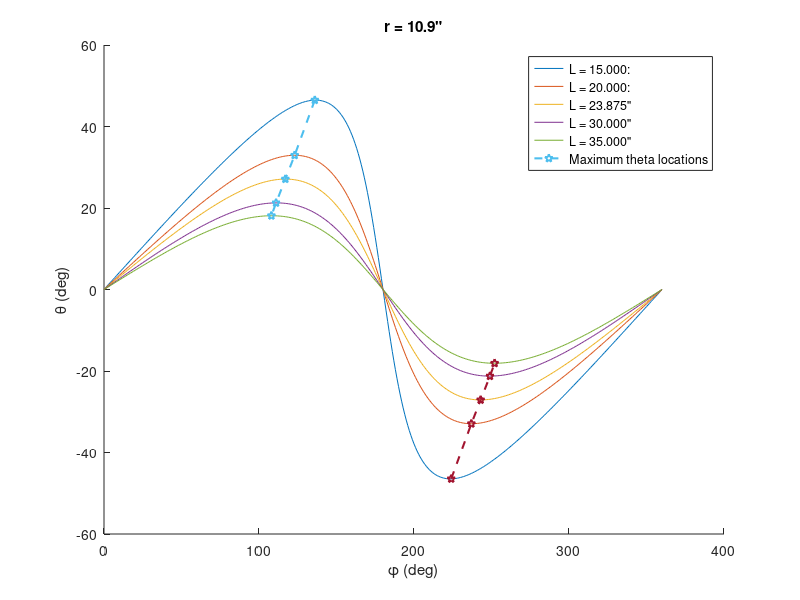

The MATLAB script that drew this image:
clear all;
close all;
clc;

L = [15, 20, 23.875, 30, 35];
r = 10.875;

theta = @(phi, L) asind(r.*sind(180-phi)./sqrt(r.^2 + L.^2 - 2.*r.*L.*cosd(180-phi)));
phi = 0:360;
figure
hold on
for i = 1:length(L)
    theta_vals = theta(phi, L(i));
    plot(phi, theta_vals)
    maxs(i) = max(theta_vals);
    mins(i) = min(theta_vals);
    idx_max(i) = find(theta_vals == max(theta_vals));
    idx_min(i) = find(theta_vals == min(theta_vals));
end
plot(phi(idx_max), maxs, 'p--', 'Linewidth', 1.5)
plot(phi(idx_min), mins, 'p--', 'Linewidth', 1.5)
xlabel('\phi (deg)')
ylabel('\theta (deg)')
title(sprintf('r = %.1f"', r)); 

legend(sprintf('L = %.3f:', L(1)), sprintf('L = %.3f:', L(2)), sprintf('L = %.3f"', L(3)),...
    sprintf('L = %.3f"', L(4)), sprintf('L = %.3f"', L(5)), 'Maximum theta locations')
